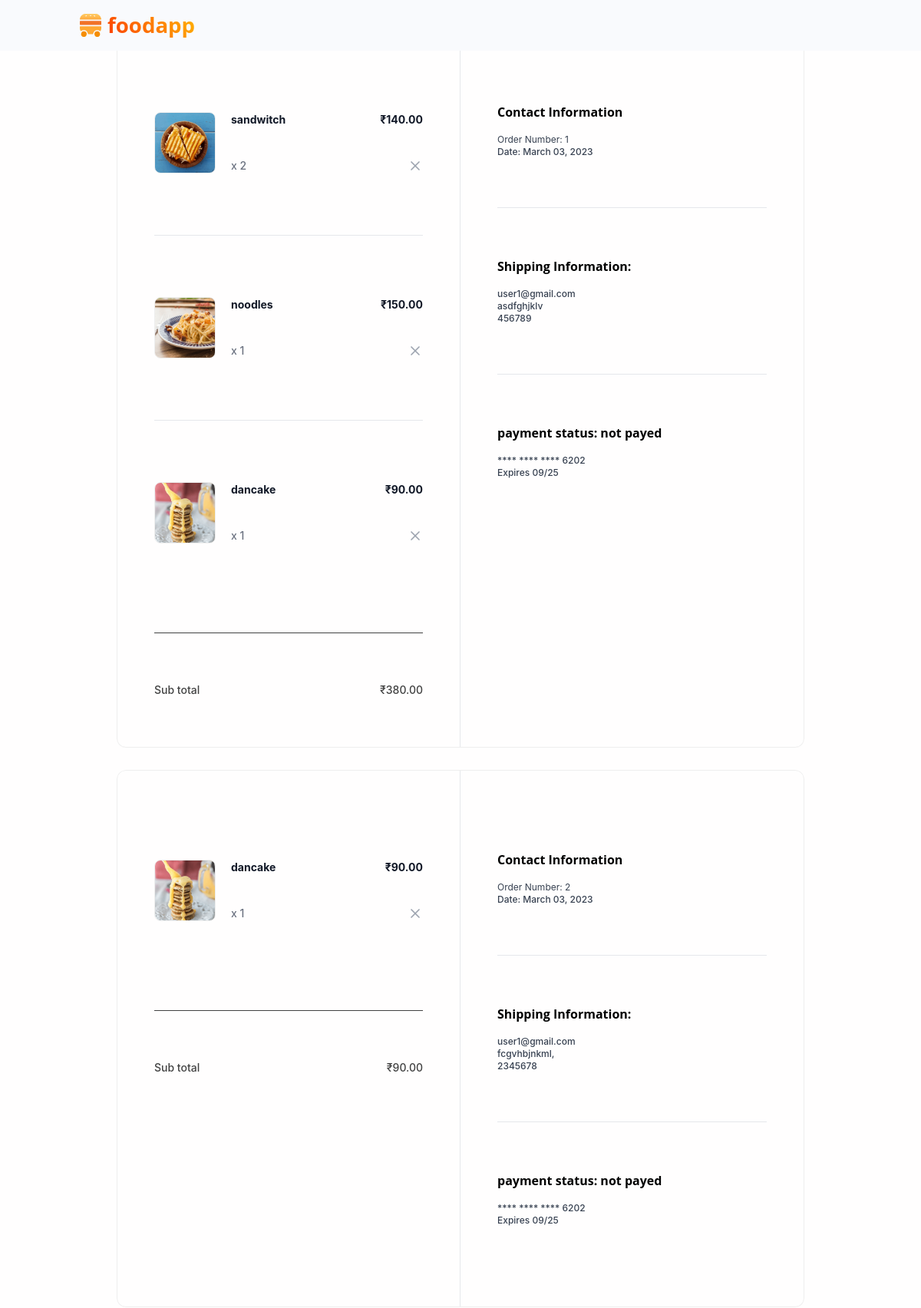
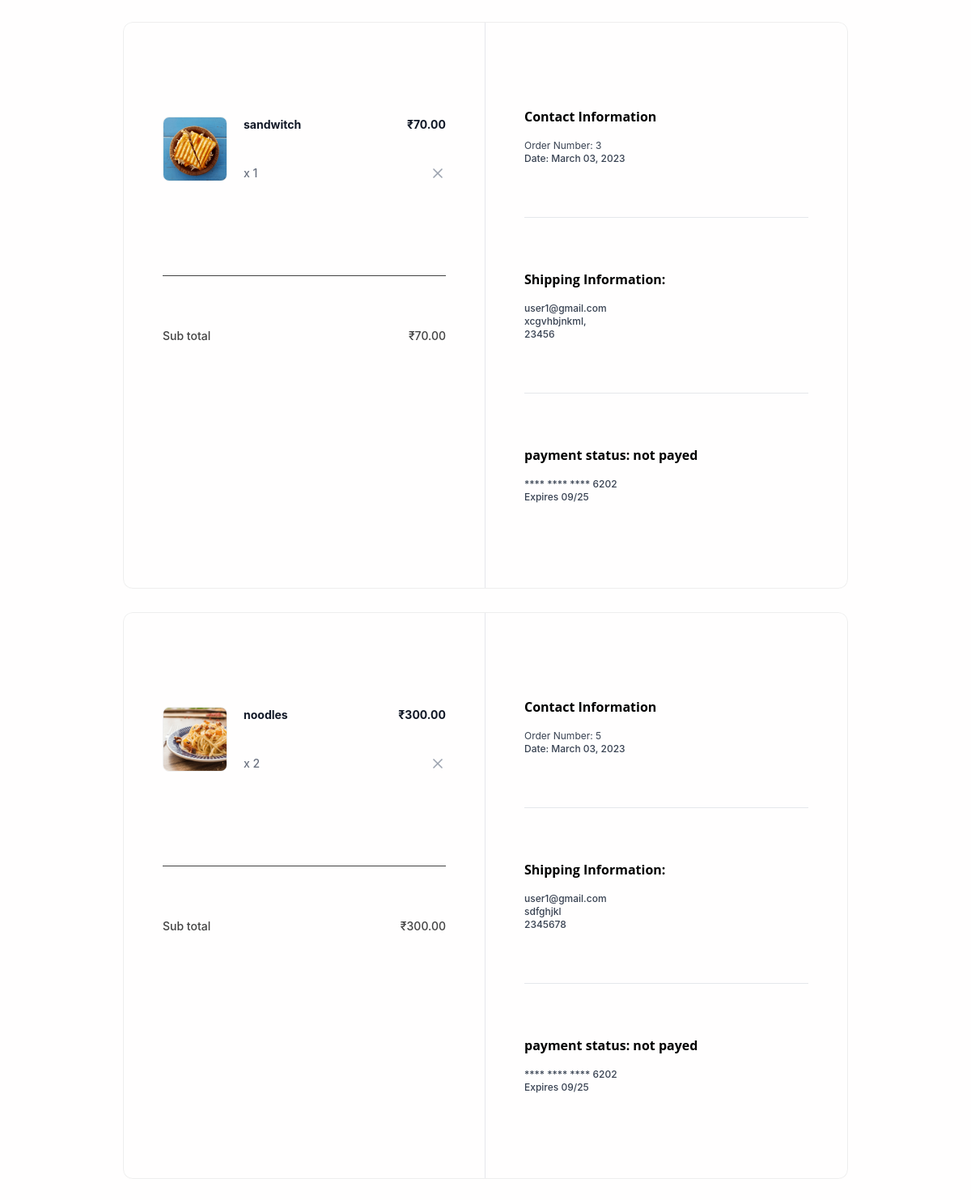
Page /order/summary/ (signed in, upper part) on the committed database (2 pictures, top to bottom).
### foodapp/models.py (models this page shows, shortened)
class OrderItems(models.Model):
    order_object=models.ForeignKey(Order,on_delete=models.CASCADE,related_name="purchaseitems")
    basket_item_object=models.ForeignKey(CartItem,on_delete=models.CASCADE)

class CartItem(models.Model):
    cart = models.ForeignKey(Cart, on_delete=models.CASCADE,related_name='items')
    food_item = models.ForeignKey(FoodItem, on_delete=models.CASCADE)
    quantity = models.PositiveIntegerField(default=1)
    is_order_placed=models.BooleanField(default=False)
    @property
    def item_total(self):
        return self.quantity*self.food_item.price

class FoodItem(models.Model):
    restaurant = models.ForeignKey(Restaurant, on_delete=models.CASCADE, related_name='food_items')
    name = models.CharField(max_length=100)
    description = models.TextField()
    price = models.DecimalField(max_digits=10, decimal_places=2)
    image=models.ImageField(upload_to="food_images",default="default.jpg",null=True,blank=True)
    active=models.BooleanField(default=True,null=True)

class Order(models.Model):
    user_object=models.ForeignKey(User,on_delete=models.CASCADE,related_name="purchase")
    delivery_address=models.CharField(max_length=200)
    phone=models.CharField(max_length=12)
    email=models.CharField(max_length=200,null=True)
    is_paid=models.BooleanField(default=False)
    total=models.PositiveIntegerField()
    order_id=models.CharField(max_length=200,null=True)
    options=(
        ("cod","cod"),
        ("online","online")
    )
    payment=models.CharField(max_length=200,choices=options,default="cod")
    option=(
        ("order-placed","order-placed"),
        ("Preparing-food","Preparing-food"),
        ("out-for-delivery","out-for-delivery"),
        ("delivered","delivered"),
        ("cancelled","cancelled")
    )
    status=models.CharField(max_length=200,choices=option,default="order-placed")
    @property
    def get_order_items(self):
        return self.purchaseitems.all()
    @property
    def get_order_total(self):
        purchase_items=self.get_order_items
        order_total=0
        if purchase_items:
            order_total=sum([pi.basket_item_object.item_total for pi in purchase_items])
        return order_total

### foodapp/views.py (the view)
# urls.py: path('order/summary/',views.OrderSummaryView.as_view(),name="order-summary"),
class OrderSummaryView(View):
    def get(self,request,*args,**kwargs):
        qs=Order.objects.filter(user_object=request.user).exclude(status="cancelled")
        return render (request,"ordersummary.html",{"data":qs})

### foodapp/templates/ordersummary.html (shortened to what this page needs)
<!DOCTYPE html>
{%load static%}
<html lang="en">
<head>
    <script src="https://cdn.tailwindcss.com"></script>
    <link rel="stylesheet" href="https://cdnjs.cloudflare.com/ajax/libs/font-awesome/6.5.2/css/all.min.css" />
    <link
    rel="stylesheet"
    href="https://cdn.jsdelivr.net/npm/boxicons@latest/css/boxicons.min.css"
  />
    <link href="{%static 'assets/css/theme.css'%}" rel="stylesheet" />
</head>
<body>
  <nav class="navbar navbar-expand-lg navbar-light bg-light fixed-top" data-navbar-on-scroll="data-navbar-on-scroll">
    <div class="container"><a class="navbar-brand d-inline-flex" href= "{%url  'custumer-home'%}" ><img class="d-inline-block" src="{%static 'assets/img/gallery/logo.svg'%}" alt="logo" /><span class="text-1000 fs-3 fw-bold ms-2 text-gradient">foodapp</span></a>
    </div>
  </nav>
{%for o in data%}
 {%if o.get_order_items%}
 <div class="mx-auto my-4 max-w-4xl md:my-6">
    <div class="overflow-hidden rounded-xl border border-gray-100 shadow">
      <div class="grid grid-cols-1 md:grid-cols-2">
        <div class="px-5 py-6 md:border-r md:border-r-gray-200 md:px-8">
          <div class="flow-root">
            <ul class="-my-7 divide-y divide-gray-200">
              {%for oi in o.get_order_items%}
              <li class="flex items-stretch justify-between space-x-5 py-7">
               <div class="flex flex-1 items-stretch">
                 <div class="flex-shrink-0">
                   <img
                     class="h-20 w-20 rounded-lg border border-gray-200 object-contain"
                     src="{{oi.basket_item_object.food_item.image.url}}"
                     alt="https://static.nike.com/a/images/c_limit,w_592,f_auto/t_product_v1/54a510de-a406-41b2-8d62-7f8c587c9a7e/air-force-1-07-lv8-shoes-9KwrSk.png"
                   />
                 </div>
                 <div class="ml-5 flex flex-col justify-between">
                   <div class="flex-1">
                     <p class="text-sm font-bold text-gray-900">
                        {{oi.basket_item_object.food_item.name}}
                     </p>
                   </div>
                   <p class="mt-4 text-sm font-medium text-gray-500">x {{oi.basket_item_object.quantity}}</p>
                 </div>
               </div>
               <div class="ml-auto flex flex-col items-end justify-between">
                 <p class="text-right text-sm font-bold text-gray-900">
                   ₹{{oi.basket_item_object.item_total}}
                 </p>
                 <a
                   href="{%url 'order-remove' oi.id%}"
                   class="-m-2 inline-flex rounded p-2 text-gray-400 transition-all duration-200 hover:text-gray-900 focus:outline-none focus:ring-2 focus:ring-gray-900 focus:ring-offset-2"
                 >
                   <svg
                     xmlns="http://www.w3.org/2000/svg"
                     width="24"
                     height="24"
                     viewBox="0 0 24 24"
                     fill="none"
                     stroke="currentColor"
                     stroke-width="2"
                     stroke-linecap="round"
                     stroke-linejoin="round"
                     class="h-5 w-5"
                   >
                     <line x1="18" y1="6" x2="6" y2="18"></line>
                     <line x1="6" y1="6" x2="18" y2="18"></line>
                   </svg>
                  </a>
               </div>
             </li>
              {%endfor%}
            </ul>
            <hr class="mt-6 border-gray-200" />
            <ul class="mt-6 space-y-3">
              <li class="flex items-center justify-between">
                <p class="text-sm font-medium">Sub total</p>
                <p class="text-sm font-medium"> ₹{{o.get_order_total}}</p>
              </li>
            </ul>
          </div>
        </div>
        <div class="px-5 py-6 md:px-8">
          <div class="flow-root">
            <div class="-my-6 divide-y divide-gray-200">
              <div class="py-6">
                <h2 class="text-base font-bold text-black">
                  Contact Information
                </h2>
                <p class="fontmedium mt-3 text-xs text-gray-700">
                  Order Number: {{o.id}}
                </p>
                <p class="text-xs font-medium text-gray-700">
                  Date: March 03, 2023
                </p>
              </div>
              <div class="py-6">
                <h2 class="mb-2 text-base font-bold text-black">
                  Shipping Information:
                </h2>
                <p class="mt-3 text-xs font-medium text-gray-700">{{o.email}}</p>
                <p class="text-xs font-medium text-gray-700">
                  {{o.delivery_address}}
                </p>
                <p class="text-xs font-medium text-gray-700">{{o.phone}}</p>
              </div>
              <div class="py-6">
                <h2 class="text-base font-bold text-black">
                  {%if o.is_paid %}
                    <p>payment status: Payed</p>
                  {%else%}
                    <p>payment status: not payed</p>
                  {%endif%}
                </h2>
                <p class="mt-3 text-xs font-medium text-gray-700">
                  **** **** **** 6202
                </p>
                <p class="text-xs font-medium text-gray-700">Expires 09/25</p>
              </div>
            </div>
          </div>
        </div>
      </div>
    </div>
  </div>
 {%endif%}
{%endfor%}
</body>
</html>

### rows in the picture
Order: get_order_total "380.00", id "1", email "user1@gmail.com", delivery_address "asdfghjklv", phone "456789", is_paid "payment status: not payed"
OrderItems: basket_item_object.food_item.image (picture), basket_item_object.food_item.name "sandwitch", basket_item_object.quantity "2", basket_item_object.item_total "140.00"
OrderItems: basket_item_object.food_item.image (picture), basket_item_object.food_item.name "noodles", basket_item_object.quantity "1", basket_item_object.item_total "150.00"
OrderItems: basket_item_object.food_item.image (picture), basket_item_object.food_item.name "dancake", basket_item_object.quantity "1", basket_item_object.item_total "90.00"
Order: get_order_total "90.00", id "2", email "user1@gmail.com", delivery_address "fcgvhbjnkml,", phone "2345678", is_paid "payment status: not payed"
OrderItems: basket_item_object.food_item.image (picture), basket_item_object.food_item.name "dancake", basket_item_object.quantity "1", basket_item_object.item_total "90.00"
Order: get_order_total "70.00", id "3", email "user1@gmail.com", delivery_address "xcgvhbjnkml,", phone "23456", is_paid "payment status: not payed"
OrderItems: basket_item_object.food_item.image (picture), basket_item_object.food_item.name "sandwitch", basket_item_object.quantity "1", basket_item_object.item_total "70.00"
Order: get_order_total "300.00", id "5", email "user1@gmail.com", delivery_address "sdfghjkl", phone "2345678", is_paid "payment status: not payed"
OrderItems: basket_item_object.food_item.image (picture), basket_item_object.food_item.name "noodles", basket_item_object.quantity "2", basket_item_object.item_total "300.00"
